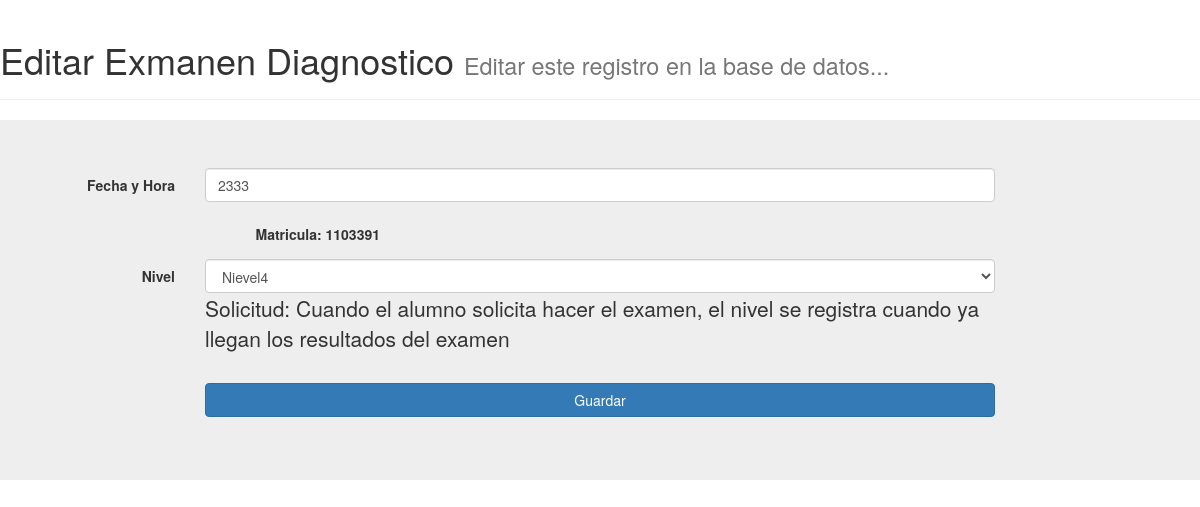
/FormsEditar/Examenes_Diagnostico.php?Id_ExamenD=3, run on the app's committed database.
### tables this page shows
CREATE TABLE `EXAMENES_DIAGNOSTICO` (
  `Id_ExamenD` int(11) NOT NULL,
  `Fecha_ExamenD` varchar(20) NOT NULL,
  `Matricula_AlumnoD` varchar(10) NOT NULL,
  `Nivel_ExamenD` varchar(10) NOT NULL,
  `No_Recibo_ED` varchar(10) NOT NULL
);

### configuracion.php (called while the page is built, shortened)
<?php
  $EXAMENES_DIAGNOSTICO = "EXAMENES_DIAGNOSTICO";
?>

### FormsEditar/Examenes_Diagnostico.php (the view, shortened to what this page needs)
<?php
  include "../configuracion.php";
  $mysqli = new mysqli($SERVIDOR,$USER,$PASS,$BD);
  $Id_ExamenD = $_GET['Id_ExamenD'];
    $Ver_ExamenD = "SELECT * FROM $EXAMENES_DIAGNOSTICO WHERE Id_ExamenD = '".$Id_ExamenD."'";
    $Result_ver_examen_d = $mysqli->query($Ver_ExamenD);
  $row = $Result_ver_examen_d->fetch_assoc();
?>
<html>
  <head>
    <link rel="stylesheet" href="../includes/css/bootstrap.css">
  </head>
  <body>
    <div class="page-header">
      <h1>Editar Exmanen Diagnostico <small>Editar este registro en la base de datos... </small></h1>
    </div>
    <section class="jumbotron">
      <form class="form-horizontal" action="../BibliotecaPHP/Update_Examenes_Diagnostico.php" method="post">
        <div class="form-group">
          <label class="control-label col-sm-2">Fecha y Hora</label>
          <div class="col-sm-8">
            <input class="form-control" type="text" name="Fecha_ExamenD" value="<?php echo $row['Fecha_ExamenD']?> ">
          </div>
        </div>
        <div class="form-group">
          <label class="control-label col-sm-offset-2 col-sm-2"> Matricula: <?php echo $row['Matricula_AlumnoD']?></label>
        </div>
        <div class="form-group">
          <label class="control-label col-sm-2">Nivel</label>
          <div class="col-sm-8">
            <select class="form-control" name="Nivel_ExamenD">
              <option><?php echo $row['Nivel_ExamenD']?></option>
            </select>
            <p>Solicitud: Cuando el alumno solicita hacer el examen, el nivel se registra cuando ya llegan los resultados del examen</p>
          </div>
        </div>
        <div class="form-group">
          <div class="col-sm-offset-2 col-sm-8">
            <button type="submit" class="btn btn-primary btn-block">Guardar</button>
          </div>
        </div>
      </form>
    </section>
  </body>
</html>

### data on the page
examenes_diagnostico: Fecha_ExamenD "2333", Matricula_AlumnoD "1103391", Nivel_ExamenD "Nievel4"
